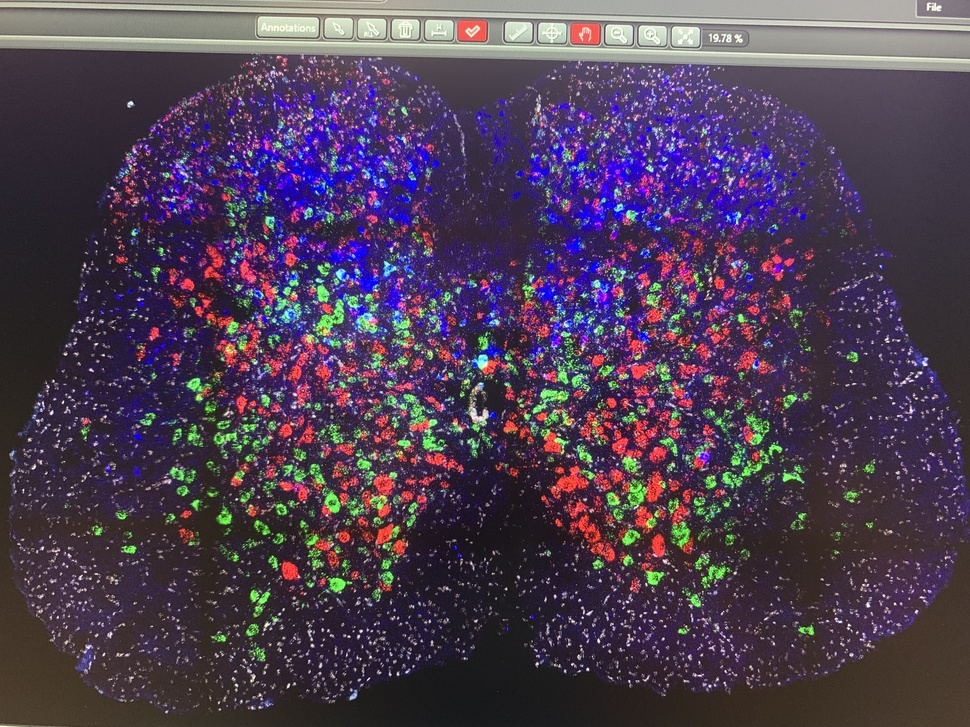
#> input picture first.jpg, 970 x 727 px, shrunk from 4032 x 3024 before the run
$ python -i analyze.py   (imports and definitions only)
#> lines starting #> are read from the running program, lines starting #| are printed output that depends on the picture; after the words box and inside, x2 and y2 are one past the last pixel; in counts of white or black regions, pixels touching at a corner belong together
import numpy as np
import pandas as pd
from scipy import misc
import imageio
import matplotlib.pyplot as plt
from scipy import ndimage
from skimage import color
from skimage import color, img_as_float
import numpy as np
from scipy import ndimage
import matplotlib.pyplot as plt
import matplotlib


def identify_centers(data, sigma: float = 1.0) -> list[tuple[float, float]]:
#> called with sigma = 1
    mask = (data[:, :, 0] > 150) & (data[:, :, 1] < 100) & (data[:, :, 2] < 110)
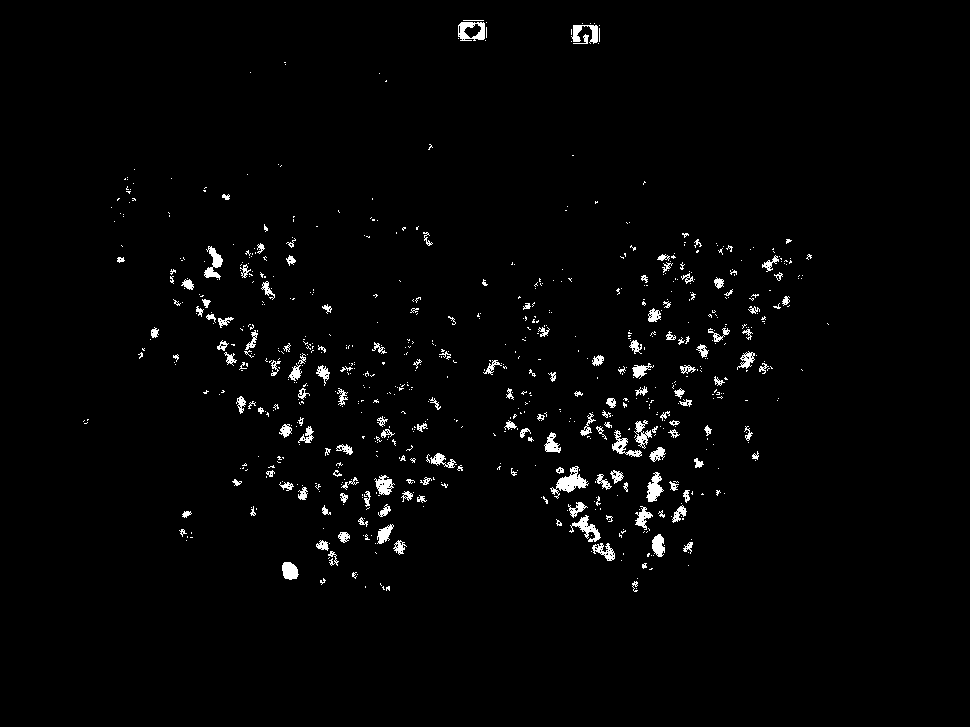
#> mask: shape (727, 970) bool; 1.9% white; 744 white regions (585 under 20 px), largest, box (x1, y1, x2, y2) and area: (550, 466, 589, 499) 453, (458, 22, 485, 41) 324, (569, 515, 601, 542) 300
    red_only = data.copy()
    red_only[:, :, 0] = red_only[:, :, 0] * mask
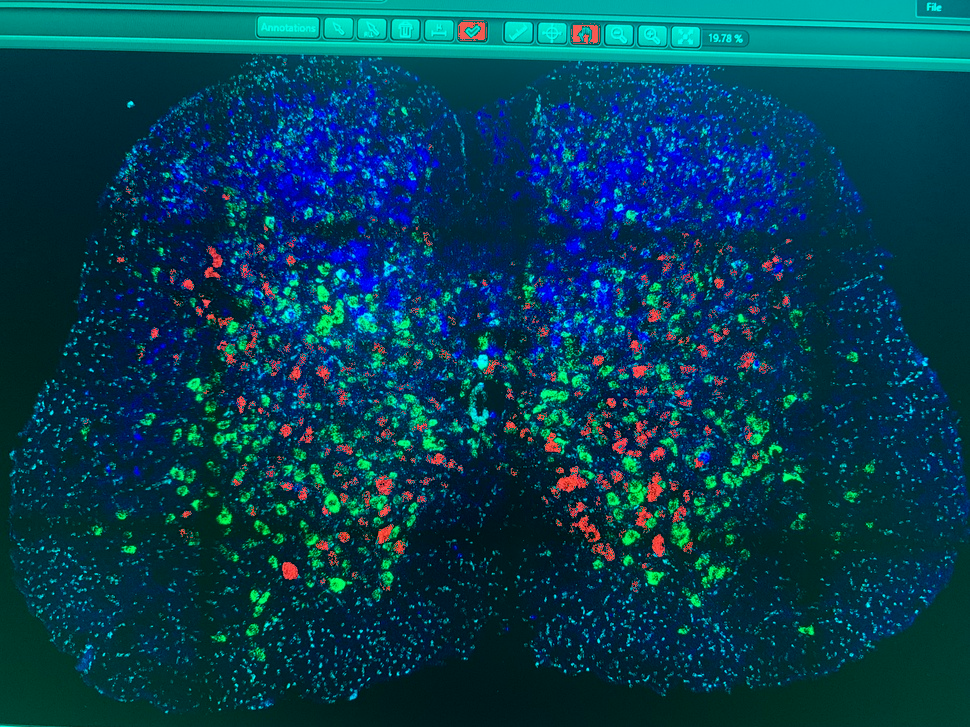
#> red_only: shape (727, 970, 3); mean R, G, B 3.9, 63, 84.1
    red_only[:, :, 1] = red_only[:, :, 1] * mask
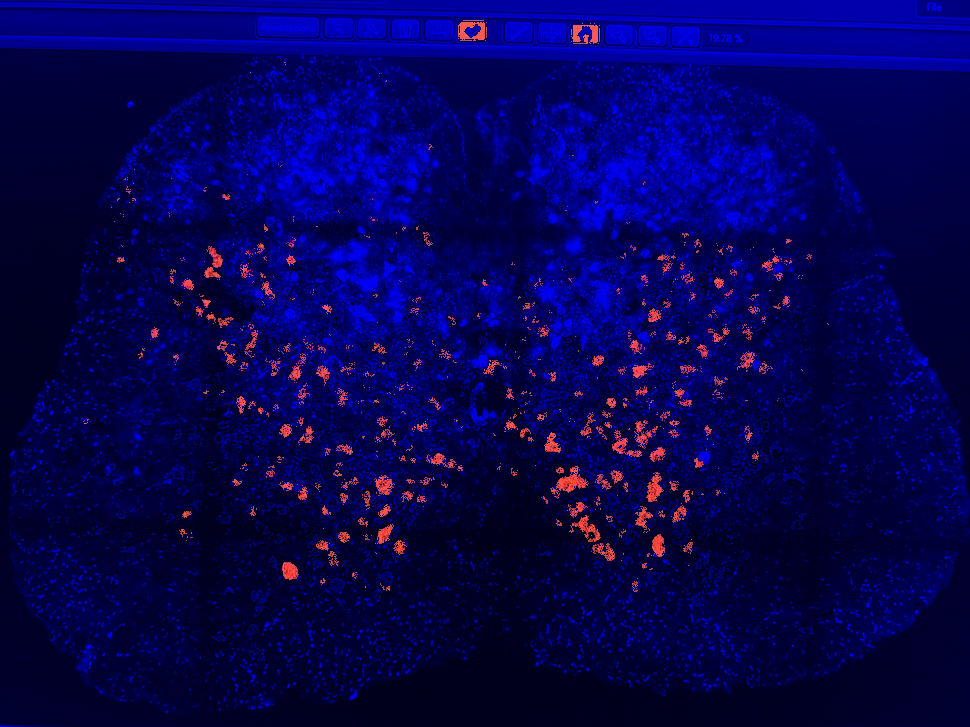
#> red_only: shape (727, 970, 3); mean R, G, B 3.9, 1.3, 84.1
    red_only[:, :, 2] = red_only[:, :, 2] * mask

    gray = color.rgb2gray(red_only)
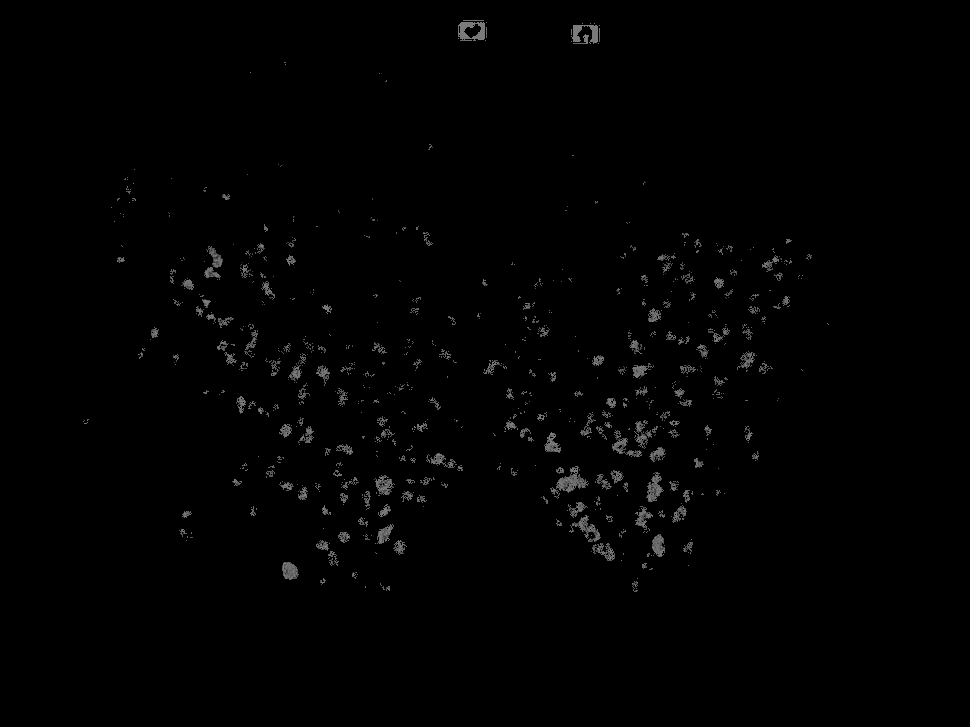
#> gray: shape (727, 970) float64; min 0, max 0.521, mean 0.00739

    smoothed = ndimage.gaussian_filter(gray, sigma=sigma)
    binary_img = smoothed > 0.1
#> binary_img: shape (727, 970) bool; 2.6% white; 312 white regions (119 under 20 px), largest, box (x1, y1, x2, y2) and area: (550, 465, 589, 499) 575, (457, 19, 488, 42) 527, (570, 24, 601, 45) 484

    open_img = ndimage.binary_opening(binary_img, iterations=2)
#> open_img: shape (727, 970) bool; 2.2% white; 189 white regions (33 under 20 px), largest, box (x1, y1, x2, y2) and area: (550, 465, 589, 496) 547, (457, 19, 488, 42) 525, (570, 24, 601, 45) 455
    close_img = ndimage.binary_closing(open_img, iterations=2)
#> close_img: shape (727, 970) bool; 2.2% white; 168 white regions (29 under 20 px), largest, box (x1, y1, x2, y2) and area: (611, 420, 658, 458) 702, (571, 515, 616, 562) 654, (550, 465, 589, 496) 617

    label_im, nb_labels = ndimage.label(close_img)
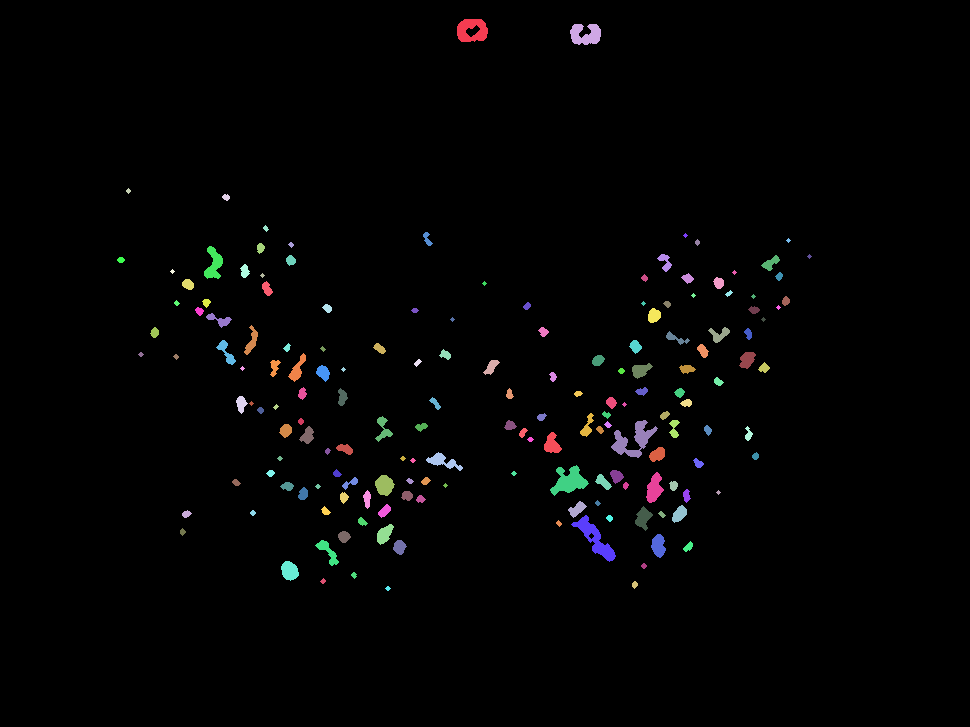
#> label_im: shape (727, 970) int32; 169 distinct labels, from 0 to 168; one colour per label, 0 black
#> nb_labels = 168

    labels = []
    for k in range(1, nb_labels + 1):
        if label_im[label_im == k].shape[0] > 250:
            labels.append(k)
    large_blobs = np.isin(label_im, labels)
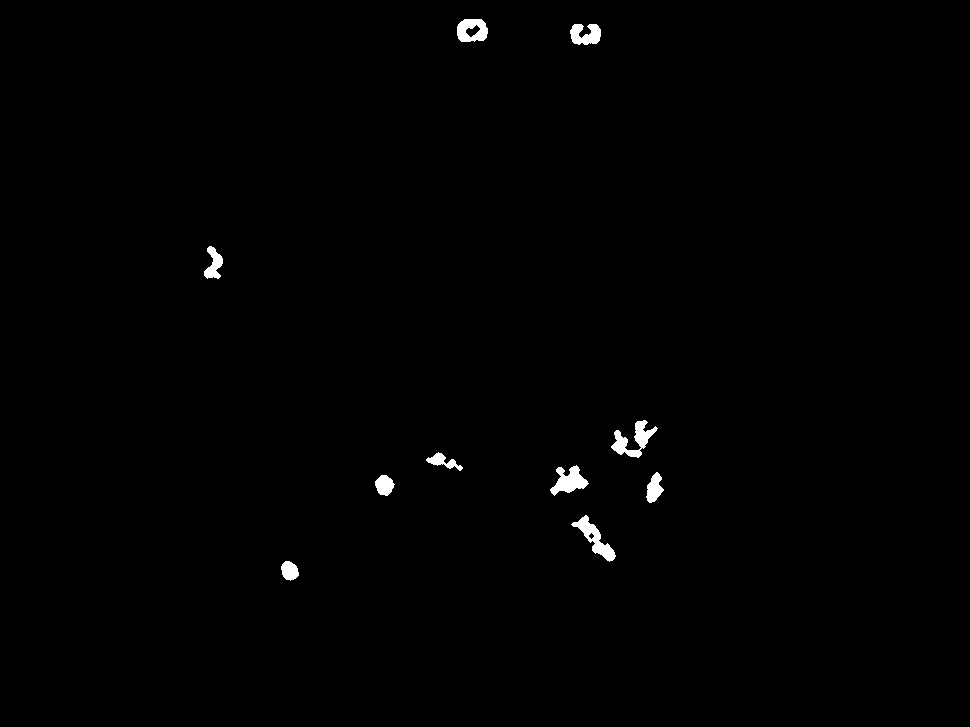
#> large_blobs: shape (727, 970) bool; 0.64% white; 10 white regions, largest, box (x1, y1, x2, y2) and area: (611, 420, 658, 458) 702, (571, 515, 616, 562) 654, (550, 465, 589, 496) 617
    label_im2, nb_labels2 = ndimage.label(large_blobs)
#> label_im2: shape (727, 970) int32; 11 distinct labels, from 0 to 10
#> nb_labels2 = 10

    centers = []
    for k in range(nb_labels2):
        center = tuple(np.argwhere(label_im2 == k).mean(axis=0).astype(int))
        centers.append(center)
#> this loop made 10 passes
#> center on passes 1 to 10: (362, 484), (29, 471), (34, 585), (263, 213), (439, 633), (461, 442), (480, 568), (487, 653), (484, 384), (538, 594)
#> after the loop, centers = [(362, 484), (29, 471), (34, 585), (263, 213), (439, 633), (461, 442), (480, 568), (487, 653), (484, 384), (538, 594)]

    return centers


def highlight_points(data, centers):
    result = data.copy()
    for center in centers:
        highlight_point(result, center)
    return result


def highlight_point(data, point, color=(255, 255, 255)):
    xx, yy = point
    for k in range(10):
        for l in range(10):
            data[xx + k, yy + l] = color
            data[xx + k, yy - l] = color
            data[xx - k, yy + l] = color
            data[xx - k, yy - l] = color
            data[xx + l, yy + k] = color
            data[xx - l, yy + k] = color
            data[xx + l, yy - k] = color
            data[xx - l, yy - k] = color

>>> import cv2
>>> picture = cv2.cvtColor(cv2.imread('first.jpg'), cv2.COLOR_BGR2RGB)
>>> result = identify_centers(picture)
#> result has the same summary as centers in identify_centers
